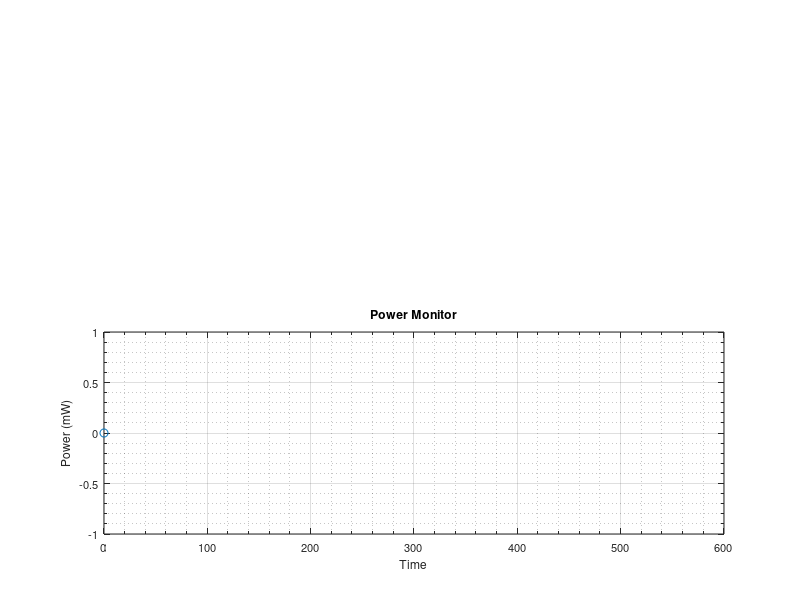

This chart was generated by the following MATLAB code: (Note: this script raises an error after producing the figure.)
function seedMonitor_v3
%SEEDMONITOR_NOLOGS Summary of this function goes here
% Authors: Cora Fujiwara and Max Prichard
% Edited: 7/9/2019
% The purpose of this gui is to display the output power and power
% setpoint of the laser as well as the temperature of the internal components
% of the laser. 

%% Load default settings
config.port='COM7';%COM port of the 
config.numPoints=500;
config.Period=1;
config.LaserSetPointTemp=36.4;
config.LaserSetPoint=80;
config.XLIM=[0 600];   

%% Load configuation file
disp('Loading config.txt ...');
config_text=fileread('config.txt');
eval(config_text);
clear config_text;

disp(config);

disp('Configuration file loaded.');
disp(['GUI starting at ' datestr(now)]);

%% Initialize Data Structures

disp('Initializing data structures;lkj...');
numPoints=config.numPoints;
timeVector=[0];
dataCounter=1;

%% Initialize GUI and Axes
disp('Initializing GUI and subsequent objects...');

mygui=figure('Name' ,'Seed Monitor', ...
    'Position', [100 400 1000 400], ...
    'CloseRequestFcn', @closeFcn, ...
    'Visible', 'Off');
set(mygui,'Resize','Off');
set(mygui,'MenuBar','none');
set(mygui,'NumberTitle','Off');
set(mygui,'Color','w');

power_axes=subplot(212);
title(power_axes, 'Power Monitor');
xlabel(power_axes,'Time');
ylabel(power_axes,'Power (mW)'); 
hold(power_axes, 'on');
grid on
set(power_axes, 'XMinorGrid', 'On', 'YMinorGrid', 'On', ...
    'XMinorTick', 'On', 'YMinorTick', 'On', 'Box', 'On');
set(power_axes,'FontSize',8);
xlim(power_axes,config.XLIM);

pPower=scatter(power_axes,0,0);
pPower.Marker='o';
pPower.MarkerFaceColor='r';
pPower.MarkerEdgeColor='r';

power_lg_str={'Power'};
power_lg=legend(power_axes, power_lg_str, 'Location', 'northeast');

temp_axes=subplot(211);
title(temp_axes, 'Temperature Monitor');
xlabel(temp_axes, 'Time');
ylabel(temp_axes, 'Laser Temperature (C)');  
hold(temp_axes, 'on');
grid on
set(temp_axes, 'XMinorGrid', 'On', 'YMinorGrid', 'On', ...
    'XMinorTick', 'On', 'YMinorTick', 'On', 'Box', 'On');
set(temp_axes,'FontSize',8);
xlim(temp_axes,config.XLIM);

pLaserTemp=scatter(temp_axes,0,0);
pLaserTemp.Marker='o';
pLaserTemp.MarkerFaceColor='r';
pLaserTemp.MarkerEdgeColor='r';

pCaseTemp=scatter(temp_axes,0,0);
pCaseTemp.Marker='o';
pCaseTemp.MarkerFaceColor='b';
pCaseTemp.MarkerEdgeColor='b';

pPumpTemp=scatter(temp_axes,0,0);
pPumpTemp.Marker='o';
pPumpTemp.MarkerFaceColor='k';
pPumpTemp.MarkerEdgeColor='k';
temp_lg_str={'Laser Temp (C)', 'Case Temp (C)', 'Pump Temp (C)'};
temp_lg=legend(temp_axes, temp_lg_str, 'Location', 'northeast');

%% Connect to Serial connection
try
    disp(['Attemping connection on ' config.port]);    
    Serial_Seed=establishConnection(config.port,config.LaserSetPointTemp, config.LaserSetPoint);

catch
    disp('No PORT found available!')
    delete(instrfind(config.port));
end

disp("successful connection")

%% Helper functions

function update()     
    if Serial_Seed.BytesAvailable
        fread(Serial_Seed,Serial_Seed.BytesAvailable);
    end
    
    [power, caseTemp, laserTemp, pumpTemp, laserSP, laserTempSP]=getStatus(Serial_Seed);    
    
   
    temp_lg.String{1}=[temp_lg_str{1} ': ' num2str(laserTemp) ' C (' num2str(laserTempSP) ' C SP)'];
    temp_lg.String{2}=[temp_lg_str{2} ': ' num2str(caseTemp) ' C'];
    temp_lg.String{3}=[temp_lg_str{3} ': ' num2str(pumpTemp) ' C'];  
    
    power_lg.String{1}=[power_lg_str{1} ': ' num2str(power) ' mW (' num2str(laserSP) ' bit SP)'];
    
    tnow=now*24*60*60;
    pPower.XData=tnow-timeVector;
    pCaseTemp.XData=tnow-timeVector;
    pLaserTemp.XData=tnow-timeVector;
    pPumpTemp.XData=tnow-timeVector;   
    
    pPower.YData(dataCounter)=power;
    pCaseTemp.YData(dataCounter)=caseTemp;
    pLaserTemp.YData(dataCounter)=laserTemp;
    pPumpTemp.YData(dataCounter)=pumpTemp;
    
    pPower.XData(dataCounter)=0;
    pCaseTemp.XData(dataCounter)=0;
    pLaserTemp.XData(dataCounter)=0;
    pPumpTemp.XData(dataCounter)=0;   
    
    timeVector(dataCounter)=now*24*60*60;
    
    if dataCounter==numPoints
        dataCounter=1;
    else
        dataCounter=dataCounter+1;
    end
    
    if Serial_Seed.BytesAvailable
        fread(Serial_Seed,Serial_Seed.BytesAvailable);
    end    
end

function callbackUpdateTimer(~,~)
    update();
end

function closeFcn(~,~)
    disp('Closing GUI...');
    disp('Stopping timer and waiting...');
    stop(updateTimer);
    pause(3);
    disp('Closing the serial connection.');
    fclose(Serial_Seed);
    disp(['Deleting serial connections on PORT ' config.port]);
    delete(instrfind('Name', ['Serial-' config.port]));
    disp('Deleting the figure...');
    delete(mygui);    
    delete(updateTimer);
end

%% Initialize Timer Object
update();
disp('Starting timer...');
updateTimer=timer('Period', config.Period, ...
    'ExecutionMode', 'fixedSpacing', ...
    'TimerFcn', @callbackUpdateTimer); %how the gui actually runs is 
%that the time ovject periodically calls @callbackUpdateTimer, which then
%runs @update to update all of the values from the laser
start(updateTimer);
disp('Showing GUI...');
mygui.Visible='On';  

end

function s=establishConnection(PORT,TEMPSP,POWSP)
delete(instrfind('Name', ['Serial-' PORT]))
port=PORT;
baud=9600;
databits=8;
stopbits=1;
parity='none';
flowcontrol='none';
% timeout=2;
terminator = 'CR/LF';


disp(sprintf('Opening %s...', port));
s = serial(port, 'BaudRate', baud, ...
    'Parity', parity, 'StopBits', stopbits, ...
    'DataBits', databits, 'FlowControl', flowcontrol);

set(s, 'terminator', terminator);
% set(s, 'timeout', timeout);
fopen(s);
disp('Connection has been opened.  Reading settings...');

a=get(s, 'StopBits');
b=get(s, 'DataBits');
c=get(s, 'BaudRate');
d=get(s, 'FlowControl');
e=get(s, 'Parity');
f=get(s, 'port');

disp(['Port         : ' f]); 
disp(['Stop Bits    : ' num2str(a)]);
disp(['Data Bits    : ' num2str(b)]);
disp(['Baud Rate    : ' num2str(c)]);
disp(['Flow Control : ' d]);
disp(['Parity       : ' e]);
disp(' ');
disp('Rewriting settings...');
pause(1);

fprintf(s, '%s\r', 'MSG OFF');
pause(0.1);
fprintf(s, '%s\r', 'PROMPT OFF');
pause(0.1);
fprintf(s, '%s\r', ['WTECTEMP ' num2str(TEMPSP)]);
pause(0.1);
fprintf(s, '%s\r', ['WDPOTWIPER ' num2str(POWSP)]);
pause(0.1);
fprintf(s, '%s\r', ['WDPOTWIPER ' num2str(POWSP)]);
pause(0.1);

disp('Flushing memory....');
while (s.BytesAvailable>0)
    disp("here there were bytes available")
    fread(s, s.BytesAvailable);
end

end


function  [power, caseTemp, laserTemp, pumpTemp, laserSP, laserTempSP]=getStatus(s)
    warning(''); %reset the warning buffer (the last warning sent by matlab)
    delay=0.5;   
    while (s.BytesAvailable>0)
        disp("There were bytes available")
        fread(s, s.BytesAvailable);
    end        
    pause(delay);
    fprintf(s, '%s\r', 'RPOWER');        
    pause(delay);      
%     disp("reading power")
    power=str2num(strtrim(fscanf(s)));               

    while (s.BytesAvailable>0)
        fread(s, s.BytesAvailable);
    end
    pause(delay);
    fprintf(s, '%s\r', 'RCASETEMP');
    pause(delay);
%     disp("reading case temp")
    caseTemp=str2num(strtrim(fscanf(s))); 

    while (s.BytesAvailable>0)
        fread(s, s.BytesAvailable);
    end
    pause(delay);
    fprintf(s, '%s\r', 'RETHTEC');
    pause(delay);
%     disp("reading laser temp")
    laserTemp=str2num(strtrim(fscanf(s)));

    while (s.BytesAvailable>0)
        fread(s, s.BytesAvailable);
    end
    pause(delay);
    fprintf(s, '%s\r', 'RTECTEMP');
    pause(delay);
%     disp("pump temp")
    pumpTemp=str2num(strtrim(fscanf(s)));         

    while (s.BytesAvailable>0)
        fread(s, s.BytesAvailable);
    end
    pause(delay);
    fprintf(s, '%s\r', 'RDPOTWIPER');
    pause(delay);
%     disp("power set point")
    laserSP=str2num(strtrim(fscanf(s)));

    while (s.BytesAvailable>0)
        fread(s, s.BytesAvailable);
    end
    pause(delay);
%     disp("laser temp set")
    fprintf(s, '%s\r', 'RTECSP');
    pause(0.1);        
    laserTempSP=str2num(strtrim(fscanf(s)));  
    
    if ~isempty(lastwarn) %if the warning buffer is now not empty, then something
        %went wrong with reding the data and just set everything to zero
        %temporarily. Sometimes this happens.
        disp('Something went wrong temporarily with reading the data')
        power=0;
        caseTemp=0;
        laserTemp=0;
        pumpTemp=0;
        laserSP=0;
        laserTempSP=0;
    end
    

end



